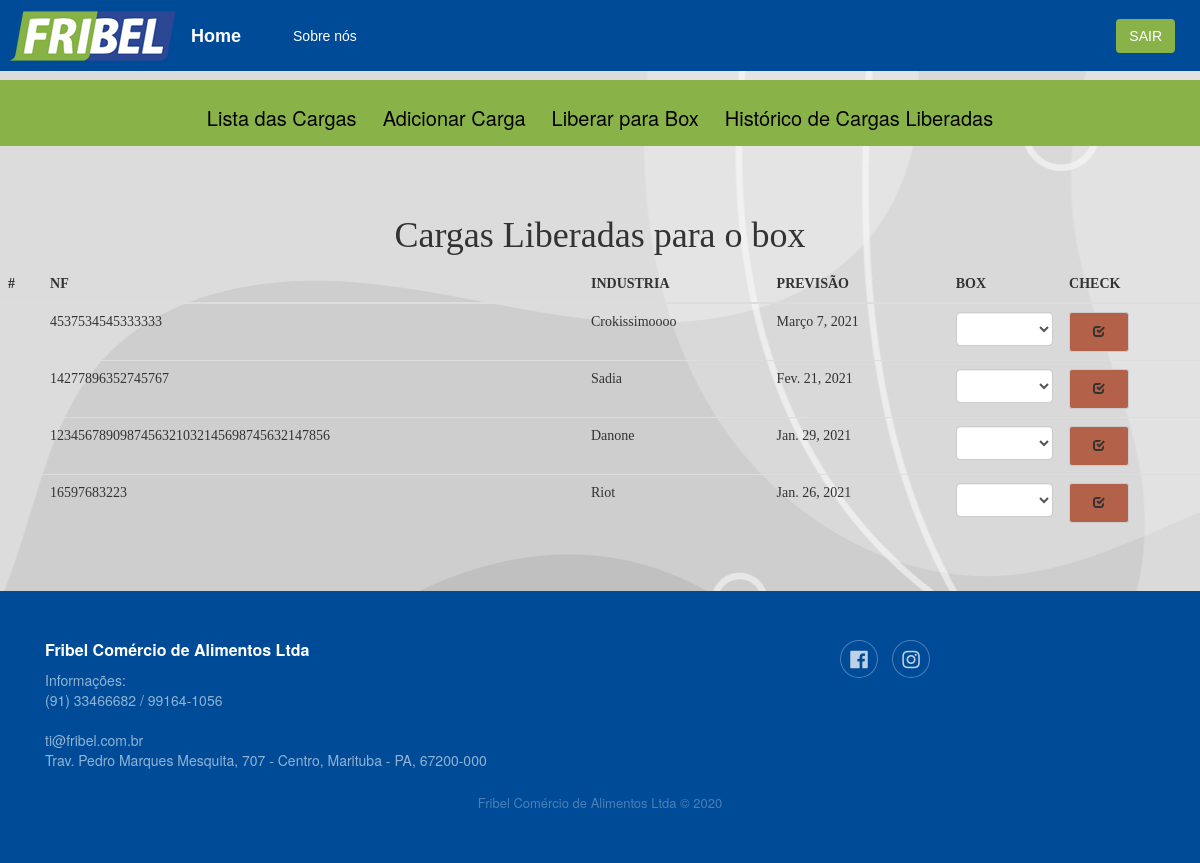
The app's page /liberar-para-box (signed in), older data.
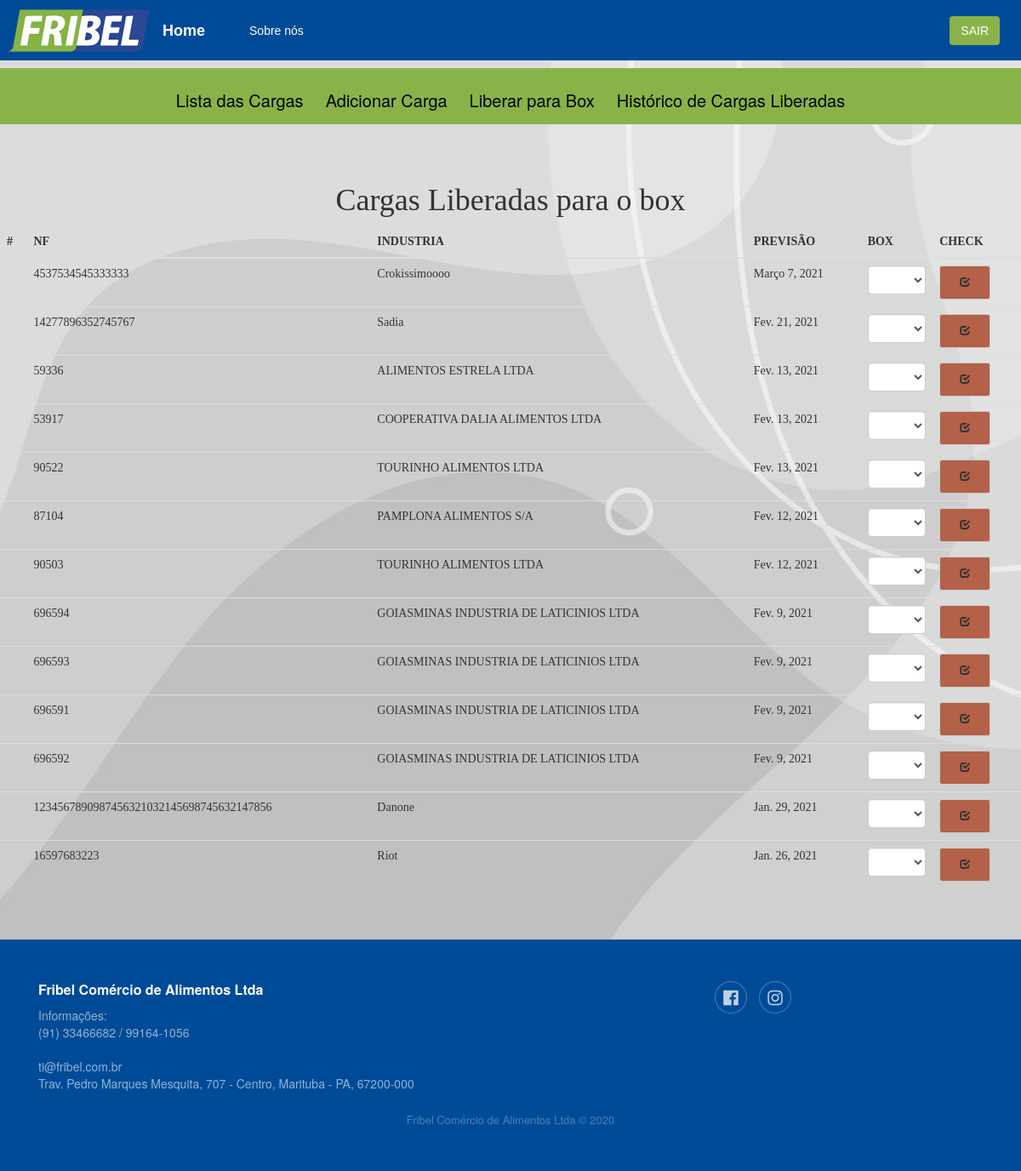
The same page, newer data.
### core/models.py (models this page shows, shortened)
class Carga(models.Model):
    STATUS = (
        ('liberado', 'Liberado'),
        ('aguardando', 'Aguardando')
    )
    dia_chegada = models.DateField('Dia da chegada',blank=True)
    numero_nf = models.CharField('Numero NF', max_length=45)
    industria = models.CharField('Industria', max_length=40)
    dia_descarga = models.DateField('Dia da descarga')
    user_ERP = models.CharField(max_length=30, blank=True)
    user = models.ForeignKey(User, on_delete=models.CASCADE)
    status = models.CharField('Status', max_length=15, choices=STATUS)
    tipo_entrada = models.CharField(max_length=20, blank=True)
    Produto = models.CharField(max_length=40, blank=True)
    QTD = models.CharField(max_length=10, blank=True)
    UN = models.CharField(max_length=12, blank=True)
    movimentacao = models.CharField(max_length=20, blank=True)
    frete = models.CharField(max_length=10, blank=True)
    observacao = models.CharField(max_length=500, blank=True)
    box = models.CharField('Box', max_length=20, blank=True)
    valor_carga = models.CharField(max_length=12, blank=True)
    numero_transacao = models.CharField(max_length=10, blank=True)
    created_at = models.DateTimeField(auto_now_add=True)
    update_at = models.DateTimeField(auto_now=True)
    finalizada = models.BooleanField(default=False)
    cor = models.CharField('cor', max_length=8)
    is_ERP=models.BooleanField(default=False)

### core/views.py (the view)
# urls.py: path('liberar-para-box', views.liberar_para_box, name='liberar-para-box'),
@login_required(login_url='/')
def liberar_para_box(request):
    now = datetime.now()
    box = Box.objects.all()
    cargas_liberadas = Carga.objects.filter(status='liberado').order_by('-dia_descarga')
    user = return_usuario(request)
    cargas_do_dia=Carga.objects.filter(dia_descarga=now)
    for carga in cargas_do_dia:
        carga.cor='#f1f1f1'
        carga.save()
    return render(request, 'core/liberar_carga_box.html',
                  {'boxs': box, 'cargas': cargas_liberadas, 'user': user})

### core/views.py (called while the page is built)
def return_usuario(request):
    if request.user.is_authenticated:
        id_user = request.user.id
    usuario = User.objects.get(pk=id_user)
    return(usuario)

### core/templates/core/liberar_carga_box.html (shortened to what this page needs)
{% extends 'base.html' %}
{% block content %}
    <div >
        <div style="font-family: 'Times New Roman', Times, serif;" >
            <h1 align = "center" >Cargas Liberadas para o box</h1>
            <table class="table table-hover">
                <thead>
                  <tr>
                    <th scope="col">#</th>
                    <th scope="col">NF</th>
                    <th scope="col">INDUSTRIA</th>
                    <th scope="col">PREVISÃO</th>
                    <th scope="col">BOX</th>
                    <th scope="col">CHECK</th>
                  </tr>
                </thead>
                <tbody>
                {% for carga in cargas%}
                  <tr>
                    <th scope="row"></th>
                    <td style="background:{{carga.cor}}">{{carga.numero_nf}}</td>
                    <td style="background:{{carga.cor}}">{{carga.industria}}</td>
                    <td style="background:{{carga.cor}}">{{carga.dia_descarga}}</td>
                    <td style="background:{{carga.cor}}"> <select class="form-control " >
                            <option> </option>
                    </select> </td>
                    <td style="background:{{carga.cor}}"><button type="button" class="btn btn-default btn-sm" style="background-color:#b36148;padding: 10px; width: 60px;">
                        <span class="glyphicon glyphicon-check"></span>
                        </button>
                    </td>
                  </tr>
                {% endfor %}
                </tbody>
              </table>
    </div>
    </div>
{% endblock %}

### core/templates/base.html (shortened to what this page needs)
{% load static %}
<!DOCTYPE html>
<html lang="pt-br">
<head>
    <link rel="stylesheet" href="https://stackpath.bootstrapcdn.com/bootstrap/4.1.3/css/bootstrap.min.css">
    <link rel="stylesheet" href="https://use.fontawesome.com/releases/v5.7.2/css/all.css">
    <link rel="stylesheet" href="https://cdn.jsdelivr.net/npm/bootstrap-icons@1.3.0/font/bootstrap-icons.css">
    <link rel="stylesheet" href="{% static 'css/styles.css'%}">
    <link rel="stylesheet" href="https://maxcdn.bootstrapcdn.com/bootstrap/3.4.0/css/bootstrap.min.css">
</head>
<body>
    <div>
        <div class="header-blue">
            <nav class="navbar navbar-dark navbar-expand-md navigation-clean-search">
                <div id="logo">
                    <img src="{% static 'imagens/logo.png' %}" alt="logo fribel">
                </div>
                <div class="container"><a class="navbar-brand" href="\acompanhamento/{{user.username}}">Home</a>
                    <div class="collapse navbar-collapse"
                        id="navcol-1">
                        <ul class="nav navbar-nav">
                            <li class="nav-item" role="presentation"><a class="nav-link active" href="#">Sobre nós</a></li>
                        </ul>
                        </div>
                        <div><a href="\logout_user"><button class="btn btnsair" >SAIR</button></div></a>
                    </div>
            </nav>
        </div>
    </div>
    {% if login != 'login' %}
        <div class="conteiner justify-content-center row basefri" id="navmod">
            <a href="\acompanhamento/{{user.username}}"><button class="btn btnbase" id="bt_list_carga" value="{{acomp}}"><h3 class="base" id="h3_list_carga">Lista das Cargas</h3></button></a>
                <a href="\acompanhamento/adicionarCarga/"><button class="btn btnbase" id="bt_add_carga"><h3 class="base" id="h3_add_carga">Adicionar Carga</h3></button></a>
            <a href="\liberar-para-box"><button class="btn btnbase" id="bt_liberar"><h3 id="h3_liberar" class="base" >Liberar para Box</h3></button></a>
            <a href="\acompanhamento/historico/"><button class="btn btnbase"><h3 class="base">Histórico de Cargas Liberadas</h3></button></a>
        </div>
    {% endif %}
    <div class="padding"></div>
    {% block content %}
    {% endblock %}
    <div class="footer-dark">
        <footer>
            <div id="footer-box" class="container">
                <div id="footer-infos" class="row">
                    <div class="col-md-6 item text">
                        <h3 class="h3-fri">Fribel Comércio de Alimentos Ltda</h3>
                        <p>Informações:</p>
                        <p>(91) 33466682 / 99164-1056</p>
                        <br>
                        <p>ti@fribel.com.br</p>
                        <p>Trav. Pedro Marques Mesquita, 707 - Centro, Marituba - PA, 67200-000</p>
                    </div>
                    <div id = "redesSociais" class="col item social"><a href="https://www.facebook.com/fribelalimentos" target="_blank"><i class="fab fa-facebook"></i></a></a><a href="https://www.instagram.com/fribelalimentos/?hl=pt-br" target="_blank"><i class="fab fa-instagram"></i></a></div>
                </div>
                <p class="copyright">Fribel Comércio de Alimentos Ltda © 2020</p>
            </div>
        </footer>
    </div>
</body>
</html>

### core/static/css/styles.css (style rules this page uses)
body { background: url("/static/imagens/fundo.jpg") no-repeat center top fixed; }
button.btnsair { color: white; background-color: #89b348; }
button.btnbase { background-color: #89b348; }
h3.base { color:black; font-size: 20px; }
h1 { color: #89b348; }
.header-blue { padding-bottom:80px; font-family:'Source Sans Pro', sans-serif; height: 80px; }
.header-blue .navbar { background:#004b97; padding-top:.75rem; padding-bottom:.75rem; color:#fff; border-radius:0; box-shadow:none; border:none; }
@media (min-width:768px) { .header-blue .navbar { padding-top:1rem; padding-bottom:1rem; } }
.header-blue .navbar .navbar-brand { font-weight:bold; color:inherit; }
.header-blue .navbar .navbar-collapse { border-top:1px solid rgba(255,255,255,0.3); margin-top:.5rem; }
@media (min-width:768px) { .header-blue .navbar .navbar-collapse { border-color:transparent; margin:0; } }
.header-blue .navbar .navbar-nav a.active, .header-blue .navbar .navbar-nav > .show .dropdown-item { background:none; box-shadow:none; }
@media (min-width: 768px) { .header-blue .navbar-nav .nav-link { padding-left:.7rem; padding-right:.7rem; } }
@media (min-width: 992px) { .header-blue .navbar-nav .nav-link { padding-left:1.2rem; padding-right:1.2rem; } }
div.basefri { background-color: #89b348; }
div.padding { padding-bottom: 50px; }
.footer-dark { padding:50px 0; color:#f0f9ff; background-color:#004b97; margin-bottom: 0px; margin-top: 60px; }
.footer-dark h3 { margin-top:0; margin-bottom:12px; font-weight:bold; font-size:16px; }
.footer-dark .item.text { margin-bottom:0px; }
.footer-dark .item.text p { opacity:0.6; margin-bottom:0; }
.footer-dark .item.social { text-align:center; }
.footer-dark .item.social > a { font-size:20px; width:36px; height:36px; line-height:36px; display:inline-block; text-align:center; border-radius:50%; box-shadow:0 0 0 1px rgba(255,255,255,0.4); margin:0 8px; color:#fff; opacity:0.75; }
.footer-dark .copyright { text-align:center; padding-top:24px; opacity:0.3; font-size:13px; margin-bottom:0; }
h3.h3-fri { color: white; }

Row changes from the older to the newer data that the page shows:
added Carga: numero_nf "59336", industria "ALIMENTOS ESTRELA LTDA", dia_descarga "Fev. 13, 2021"
added Carga: numero_nf "53917", industria "COOPERATIVA DALIA ALIMENTOS LTDA", dia_descarga "Fev. 13, 2021"
added Carga: numero_nf "90522", industria "TOURINHO ALIMENTOS LTDA", dia_descarga "Fev. 13, 2021"
added Carga: numero_nf "87104", industria "PAMPLONA ALIMENTOS S/A", dia_descarga "Fev. 12, 2021"
added Carga: numero_nf "90503", industria "TOURINHO ALIMENTOS LTDA", dia_descarga "Fev. 12, 2021"
added Carga: numero_nf "696594", industria "GOIASMINAS INDUSTRIA DE LATICINIOS LTDA", dia_descarga "Fev. 9, 2021"
added Carga: numero_nf "696593", industria "GOIASMINAS INDUSTRIA DE LATICINIOS LTDA", dia_descarga "Fev. 9, 2021"
added Carga: numero_nf "696591", industria "GOIASMINAS INDUSTRIA DE LATICINIOS LTDA", dia_descarga "Fev. 9, 2021"
added Carga: numero_nf "696592", industria "GOIASMINAS INDUSTRIA DE LATICINIOS LTDA", dia_descarga "Fev. 9, 2021"
